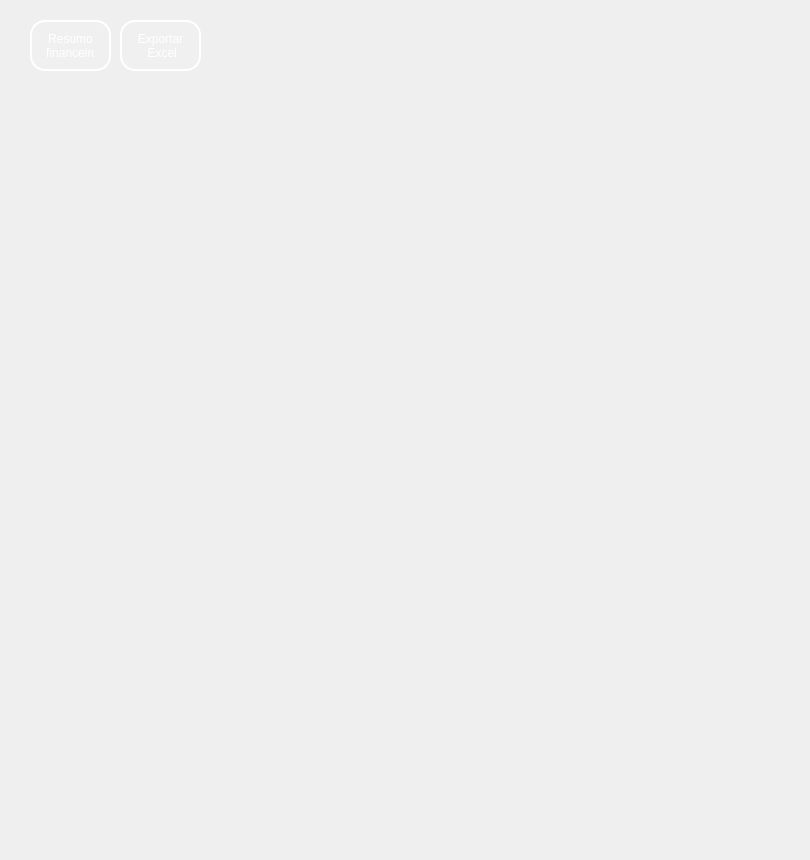
       <widget class="QWidget" name="page_56">
        <widget class="QPushButton" name="bttn_dashBoard">
         <property name="geometry">
          <rect>
           <x>30</x>
           <y>20</y>
           <width>81</width>
           <height>51</height>
          </rect>
         </property>
         <property name="styleSheet">
          <string notr="true">QPushButton {
    background-color: rgba(255, 255, 255, 0.5);
    border: 5px solid rgba(255, 255, 255, 0.3); /* Borda branca translúcida */
    color: #333333; /* Texto totalmente opaco */
}

QPushButton:hover {
    background-color: rgba(207, 216, 220, 100);
    border-color:rgba(255, 255, 255,255);
    
}

QPushButton:pressed {
    background-color: #A0B2C8; /* Azul acinzentado */
border-color: #003366; /* Azul escuro */
color: #003366;
}
 QPushButton{border: 2px solid rgba(255, 255, 255, 200);
    border-radius: 15px;
    background-color: rgba(0, 0, 0, 0); /* Totalmente transparente */
    
    /* Espaçamento interno */
    padding: 5px 15px;
    
    /* Cor do texto */
    color: white;
    
    /* Melhora a renderização */
    background-clip: padding-box;
}

/* Efeito ao focar */
QPushButton {
    border: 2px solid rgba(255, 255, 255, 255);
    background-color: rgba(255, 255, 255, 20);
}</string>
         </property>
         <property name="text">
          <string>Resumo 
 financeiro</string>
         </property>
        </widget>
        <widget class="QPushButton" name="pushButton_24">
         <property name="geometry">
          <rect>
           <x>120</x>
           <y>20</y>
           <width>81</width>
           <height>51</height>
          </rect>
         </property>
         <property name="styleSheet">
          <string notr="true">QPushButton {
    background-color: rgba(255, 255, 255, 0.5);
    border: 5px solid rgba(255, 255, 255, 0.3); /* Borda branca translúcida */
    color: #333333; /* Texto totalmente opaco */
}

QPushButton:hover {
    background-color: rgba(207, 216, 220, 100);
    border-color:rgba(255, 255, 255,255);
    
}

QPushButton:pressed {
    background-color: #A0B2C8; /* Azul acinzentado */
border-color: #003366; /* Azul escuro */
color: #003366;
}
 QPushButton{border: 2px solid rgba(255, 255, 255, 200);
    border-radius: 15px;
    background-color: rgba(0, 0, 0, 0); /* Totalmente transparente */
    
    /* Espaçamento interno */
    padding: 5px 15px;
    
    /* Cor do texto */
    color: white;
    
    /* Melhora a renderização */
    background-clip: padding-box;
}

/* Efeito ao focar */
QPushButton {
    border: 2px solid rgba(255, 255, 255, 255);
    background-color: rgba(255, 255, 255, 20);
}</string>
         </property>
         <property name="text">
          <string>Exportar 
 Excel</string>
         </property>
        </widget>
        <widget class="QWidget" name="widget_5" native="true">
         <property name="geometry">
          <rect>
           <x>-20</x>
           <y>-60</y>
           <width>801</width>
           <height>851</height>
          </rect>
         </property>
         <property name="styleSheet">
          <string notr="true">QWidget {
    background: qradialgradient(
        cx: 0.5, cy: 0.2, radius: 0.8,
        fx: 0.5, fy: 0.2,
        stop: 0 #7FA3A6,  /* Brilho no topo (mais suave) */
        stop: 0.4 #4E7580, /* Azul intermediário mais escuro */
        stop: 0.7 #27425A, /* Azul mais escuro na transição */
        stop: 1 #0A1A30   /* Azul bem escuro na parte inferior */
    );
}
</string>
         </property>
         <widget class="QWidget" name="widget_7" native="true">
          <property name="geometry">
           <rect>
            <x>660</x>
            <y>320</y>
            <width>821</width>
            <height>851</height>
           </rect>
          </property>
          <property name="styleSheet">
           <string notr="true">QWidget {
    background: qradialgradient(
        cx: 0.5, cy: 0.2, radius: 0.8,
        fx: 0.5, fy: 0.2,
        stop: 0 #7FA3A6,  /* Brilho no topo (mais suave) */
        stop: 0.4 #4E7580, /* Azul intermediário mais escuro */
        stop: 0.7 #27425A, /* Azul mais escuro na transição */
        stop: 1 #0A1A30   /* Azul bem escuro na parte inferior */
    );
}
</string>
          </property>
         </widget>
        </widget>
        <zorder>widget_5</zorder>
        <zorder>bttn_dashBoard</zorder>
        <zorder>pushButton_24</zorder>
       </widget>
